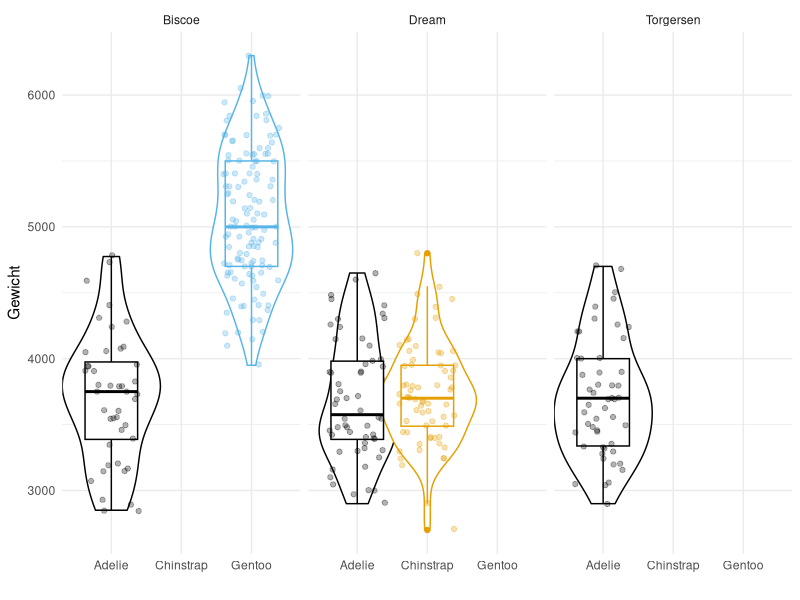

Here is the R script that generated this plot:
## ---- chunk 1
# df |> 
#   group_by(var1, var2) |> 
#   summarise(n = n())
## ---- chunk 2
# df |> count(var1, var2)
## ---- chunk 3
library(skimr)
library(palmerpenguins)
library(tidyverse)
## ---- chunk 4
    penguins |> 
      group_by(species) |> 
      summarise(n = n())
## ---- chunk 5
    penguins |> 
      group_by(species) |> 
      summarise(min_year = min(bill_length_mm, na.rm = TRUE),
                max_year = max(bill_length_mm, na.rm = TRUE))
## ---- chunk 6
    penguins |> 
      group_by(species) |> 
      summarise(n = n()) |> 
      mutate(prop = n / sum(n))
## ---- chunk 7
    penguins |> 
      count(species) |> 
      mutate(prop = n / sum(n))
## ---- chunk 8
    penguins |> 
      filter(species != "Adelie") |> 
      group_by(species) |> 
      summarise(n = n()) |> 
      mutate(prop = n / sum(n))
## ---- chunk 9
    penguins |>
      filter(species != "Adelie") |>
      count(species) |>
      mutate(prop = n / sum(n))
## ---- chunk 10
    penguins |> 
    group_by(species, island) |> 
    summarise(n = n()) |> 
    mutate(prop = n / sum(n))
## ---- chunk 11
    penguins |> 
      group_by(species, island) |> 
      summarise(n = n()) |>
      ungroup() |> 
      mutate(prop = n / sum(n))
## ---- chunk 12
    penguins |> 
    count(species, island) |> 
    mutate(prop = n / sum(n))
## ---- chunk 13
    penguins |> count(species, sort = TRUE)
## ---- chunk 14
    library(ggthemes)
    penguins |>
      ggplot(aes(
        x = species,
        y = body_mass_g,
        colour = species
      )) +
      geom_violin(width = 1.4) +
      geom_boxplot() +
      geom_jitter(alpha = 0.3) +
      facet_wrap(~ island) +
      labs(
        x = "",
        y = "Gewicht"
      ) +
      theme_minimal() +
      theme(legend.position="none") +
      scale_colour_colorblind() # Colour-blind friendly
